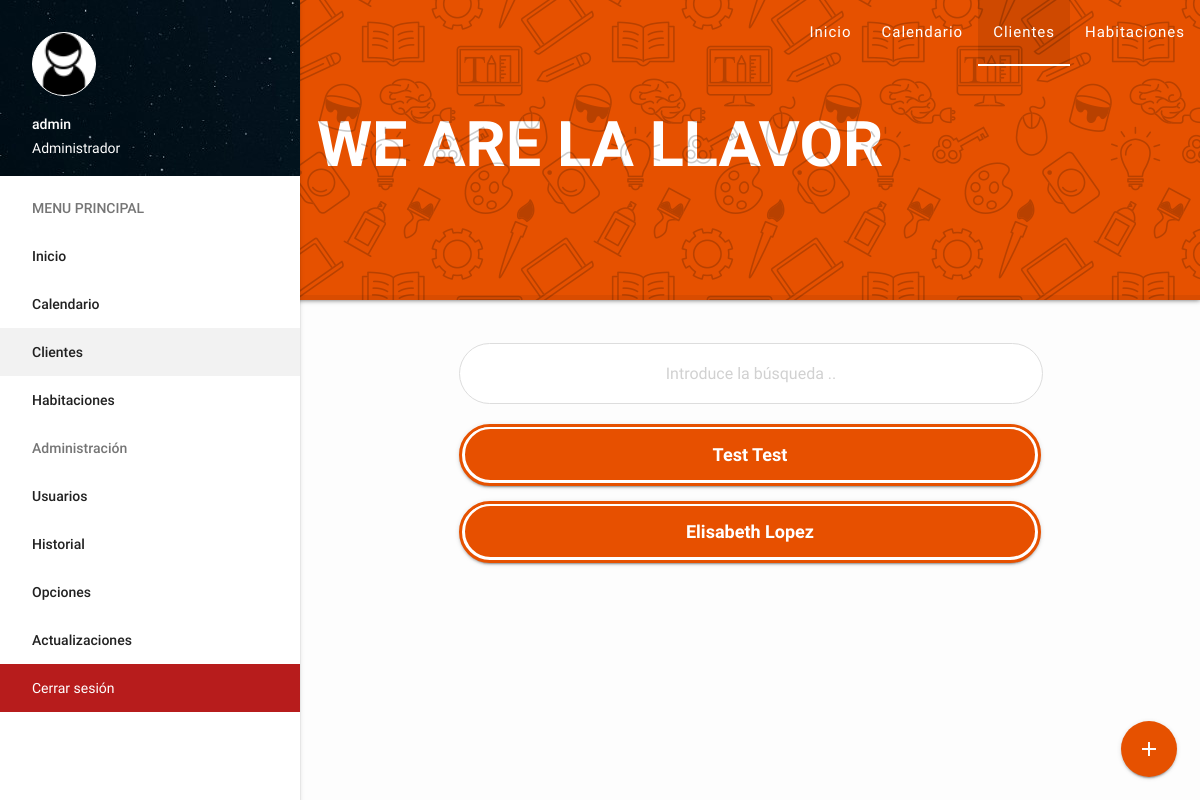
The page /clientes.php (signed in) on the database its author committed.
### tables this page shows
CREATE TABLE `cms_settings` (
  `id` int(10) unsigned NOT NULL AUTO_INCREMENT,
  `precio_rooms` varchar(255) DEFAULT NULL,
  `precio_cena` varchar(255) DEFAULT NULL,
  `precio_desayuno` int(11) DEFAULT NULL,
  `site` varchar(255) DEFAULT NULL,
  `sitename` varchar(255) DEFAULT NULL,
  `reformas` enum('1','0') DEFAULT '0',
  PRIMARY KEY (`id`)
);

CREATE TABLE `ranks` (
  `id` int(10) unsigned NOT NULL AUTO_INCREMENT,
  `name` varchar(255) DEFAULT NULL,
  PRIMARY KEY (`id`)
);

CREATE TABLE `clientes` (
  `id` int(10) unsigned NOT NULL AUTO_INCREMENT,
  `nombre` varchar(255) DEFAULT NULL,
  `apellidos` varchar(255) DEFAULT NULL,
  `domicilio_via` enum('Glorieta','Calle','Avenida') DEFAULT NULL,
  `domicilio_direccion` varchar(255) DEFAULT NULL,
  `domicilio_numbloque` varchar(255) DEFAULT NULL,
  `domicilio_escalera` varchar(255) DEFAULT NULL,
  `domicilio_puerta` varchar(255) DEFAULT NULL,
  `domicilio_pais` varchar(255) DEFAULT NULL,
  `domicilio_provincia` varchar(255) DEFAULT NULL,
  `domicilio_ciudad` varchar(255) DEFAULT NULL,
  `domicilio_cp` varchar(255) DEFAULT NULL,
  `telf_fijo` varchar(255) DEFAULT NULL,
  `telf_movil` varchar(255) DEFAULT NULL,
  `dni` varchar(255) DEFAULT NULL,
  `email` varchar(255) DEFAULT NULL,
  `added_client` varchar(255) DEFAULT NULL,
  `procedencia` varchar(255) DEFAULT NULL,
  PRIMARY KEY (`id`)
);

### inc/core.php (called while the page is built, shortened)
<?php
	$cdn 		=	"assets";
	$rango_administrador = "3";
	$Var = mysql_query("SELECT * FROM cms_settings");
	$settings = mysql_fetch_assoc($Var);
	$site = $settings['site'];
	$sitename = $settings['sitename'];
	if (isset($_SESSION['id'])) {
		$user_sql = mysql_query("SELECT * FROM admins WHERE id='$_SESSION[id]'");
		$user = mysql_fetch_assoc($user_sql);
	} else {
		$user = "-";
	}
	function RankName($a){
		$R1 = mysql_query("SELECT * FROM ranks WHERE id = '{$a}'");
		$R1 = mysql_fetch_assoc($R1);
		return $R1['name'];
	}
?>

### clientes.php (the view, shortened to what this page needs)
<?php
	require 'inc/core.php';
	require 'templates/header.php';
?>
	<main>
	<div class="container">
	  <div class="row">
  <div class="fixed-action-btn click-to-toggle">
    <a href="#RegisterNewUser" class="btn-floating btn-large #e65100 modal-trigger">
      <i class="material-icons">add</i>
    </a>
  </div>
		<div class="col s12 m12">
		  <div class="card" style="background: transparent;box-shadow: none;text-align: center;">
            <div class="card-content grey-text">
			  <input type="text" id="myInput" onkeyup="myFunction()" placeholder="Introduce la búsqueda ..">
			  <ul id="myUL">
			  	<?php $c_sql = mysql_query("SELECT * FROM clientes ORDER BY id"); while($c = mysql_fetch_assoc($c_sql)){ ?>
			    <li class="responsive-table centered card card-content" style="padding: 1px;border-radius: 200px;border: 3px solid #e65100;">
			      <a href="?edit=<?php echo $c['id']; ?>"><?php if($c['nombre'] == "") { echo '(?)'; } else { ?><b><?php echo $c['nombre']; ?> <?php echo $c['apellidos']; ?></b><?php } ?></a>
			    </li>
			  	<?php } if(mysql_num_rows($c_sql) == 0) { ?>
				<div class="col s12 m12" style="margin-top: 40px;">
				  <div class="card #b71c1c red darken-4">
					<div class="card-content white-text">
					  <span class="card-title center">No tienes clientes</span>
					</div>
				  </div>
				</div>
				<?php } ?>
			  </ul>
            </div>
          </div>
		</div>
	  </div>
	</div>
	</main>
	<?php require 'templates/footer.php'; ?>

### templates/header.php (shortened to what this page needs)
<?php
$activePage = basename($_SERVER['PHP_SELF'], ".php");
?>
  <!DOCTYPE html>
  <html>
    <head>
      <link type="text/css" rel="stylesheet" href="<?php echo $site . "/" . $cdn; ?>/css/style.css"  media="screen,projection"/>
      <link type="text/css" rel="stylesheet" href="<?php echo $site . "/" . $cdn; ?>/css/materialize.min.css"  media="screen,projection"/>
      <link type="text/css" rel="stylesheet" href="<?php echo $site . "/" . $cdn; ?>/css/sweetalert.css"/>
    </head>
    <body>
	<div class="nav-background">
	<h1 class="text">We Are <?php echo $sitename; ?></h1>
	</div>
	<div class="nav-background-sub"></div>
	<header>
	  <nav>
		<div class="nav-wrapper">
		  <ul class="right hide-on-med-and-down">
			<li class="<?= ($activePage == 'index') ? 'active':''; ?>"><a href="<?php echo $site; ?>/index.php?dia=<?php echo date('j'); ?>&mes=<?php echo date('m'); ?>&ano=<?php echo date('Y'); ?>">Inicio</a></li>
			<li class="<?= ($activePage == 'calendario') ? 'active':''; ?>"><a href="<?php echo $site; ?>/calendario.php">Calendario</a></li>
			<li class="<?= ($activePage == 'clientes') ? 'active':''; ?>"><a href="<?php echo $site; ?>/clientes.php">Clientes</a></li>
			<li class="<?= ($activePage == 'habitaciones') ? 'active':''; ?><?= ($activePage == 'rooms') ? 'active':''; ?>"><a href="<?php echo $site; ?>/habitaciones.php">Habitaciones</a></li>
		  </ul>
		</div>
	  </nav>
	</header>
    <ul id="slide-out" class="side-nav fixed">
  	  <li>
	  <div class="user-view">
        <div class="background">
          <img src="<?php echo $site . "/" . $cdn; ?>/images/profile_wp.jpg">
        </div>
        <img class="circle" src="<?php echo $site . "/" . $cdn; ?>/images/profile.png" style="background: #fff;border: 1px solid #fff;">
        <span class="white-text name"><?php echo $user['username']; ?></span>
        <span class="white-text email"><?php echo RankName($user['rank']); ?></span>
      </div>
	  </li>
      <li><a class="subheader">MENU PRINCIPAL</a></li>
	  <li class="<?= ($activePage == 'index') ? 'active':''; ?>"><a href="<?php echo $site; ?>/index.php?dia=<?php echo date('j'); ?>&mes=<?php echo date('m'); ?>&ano=<?php echo date('Y'); ?>">Inicio</a></li>
	  <li class="<?= ($activePage == 'calendario') ? 'active':''; ?>"><a href="<?php echo $site; ?>/calendario.php">Calendario</a></li>
	  <li class="<?= ($activePage == 'clientes') ? 'active':''; ?>"><a href="<?php echo $site; ?>/clientes.php">Clientes</a></li>
	  <li class="<?= ($activePage == 'habitaciones') ? 'active':''; ?><?= ($activePage == 'rooms') ? 'active':''; ?>"><a href="<?php echo $site; ?>/habitaciones.php">Habitaciones</a></li>
	  <?php if($user['rank'] == ''. $rango_administrador .'') { ?>
	  <li><a class="subheader">Administración</a></li>
	  <li class="<?= ($activePage == 'users') ? 'active':''; ?>"><a href="<?php echo $site; ?>/users.php">Usuarios</a></li>
	  <li class="<?= ($activePage == 'historial') ? 'active':''; ?>"><a href="<?php echo $site; ?>/historial.php">Historial</a></li>
	  <li class="<?= ($activePage == 'server_options') ? 'active':''; ?>"><a href="<?php echo $site; ?>/server_options.php">Opciones</a></li>
	  <li class="<?= ($activePage == 'updates') ? 'active':''; ?>"><a href="<?php echo $site; ?>/updates.php">Actualizaciones</a></li>
	  <?php } ?>
	  <li style="background: #b71c1c;"><a style="color: #fff;font-weight: 400;" href="<?php echo $site; ?>/logout.php">Cerrar sesión</a></li>
    </ul>
	<br><br><br><br><br><br><br><br><br><br><br>

### assets/css/style.css (style rules this page uses)
body { background: #fdfdfd; }
nav { background: transparent !important; box-shadow: none !important; }
.nav-background { background: #e65100; height: 300px; position: absolute; z-index: -1; width: 100%; box-shadow: 0px 0px 5px rgba(0,0,0,0.63); border-bottom: 5px solid rgba(0, 0, 0, 0.06); }
.nav-background .text { text-align: center; font-weight: 600; color: #fff; opacity: 1; text-transform: uppercase; margin-top: 110px; }
.nav-background-sub { background: url('../images/icon-seamless.png'); height: 300px; position: absolute; z-index: -1; width: 100%; opacity: 0.2; }
nav ul li.active { background-color: transparent; border-bottom: 2px solid #fff; }
nav ul li { letter-spacing: 1px; }
header,main,footer { padding-left: 300px; }
#myInput { background: #fff; border-radius: 200px; background-image: url('assets/images/search.png'); background-position: 13px 6px; background-repeat: no-repeat; width: 100%; font-size: 16px; padding: 7px 0px; text-align: center; border: 1px solid #ddd; margin-bottom: 12px; }
#myUL { list-style-type: none; padding: 0; margin: 0; }
#myUL li a { border: 2px solid #fff; border-radius: 200px; margin-top: -1px; background-color: rgb(231, 80, 0); padding: 12px; text-decoration: none; font-size: 18px; color: #fff; display: block; text-transform: capitalize; }

### rows shown on the page
cms_settings: sitename "LA LLAVOR", site (picture), site (placeholder picture)
clientes: nombre "Test", apellidos "Test"
clientes: nombre "Elisabeth", apellidos "Lopez"

### other values the page prints
$user['username'] "admin"
RankName($user['rank']) "Administrador"
